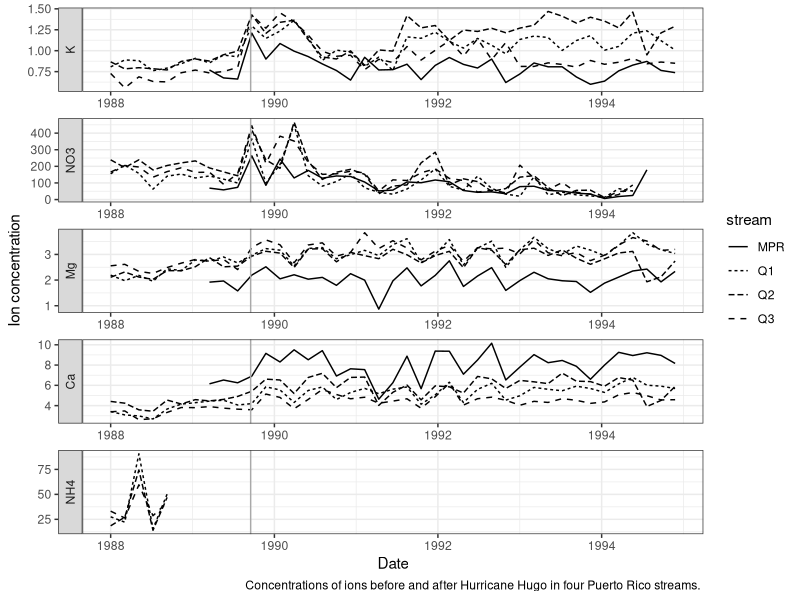

Write R code to recreate this figure.
## ---- chunk 1
#| output: false
# load package
library(tidyverse)
## ---- chunk 2
#| output: false
# load cleaned data 
streams_pivot <- read_csv("../output/output.csv")
## ---- chunk 3
# reorder the ions to match figure 3
streams_pivot$ion <- factor(
  streams_pivot$ion,
  levels = c("K", "NO3", "Mg", "Ca", "NH4")
)
## ---- chunk 4
# plot
fig3 <- ggplot(
  streams_pivot,
  mapping = aes(
    x = window_start,
    y = mean_concentration,
    linetype = stream
  )
  ) +
  geom_line() +
  facet_wrap(~ion, scales = "free", ncol = 1, strip.position = "left" ) +
  labs(
    x = "Date",
    y = "Ion concentration",
    caption = "Concentrations of ions before and after Hurricane Hugo in four Puerto Rico streams. "
    ) +
  geom_vline(xintercept = ymd("1989-09-17"), color = "darkgrey") +
  theme_bw()
## ---- chunk 5
#| warning: false
fig3
